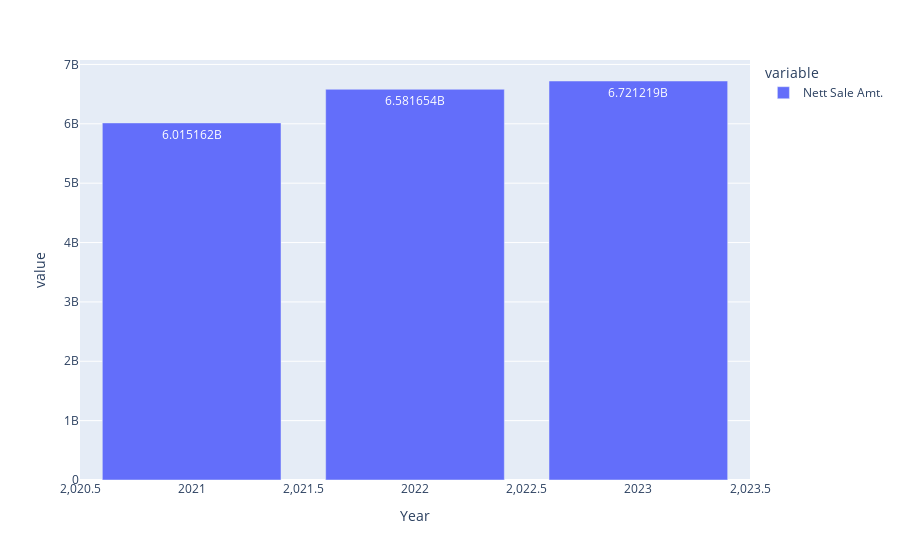

The code cell stored with this chart in its notebook:
### Code cell
fig = px.bar(year_sales, text_auto=True)
fig.update_traces()
fig.show()

### Figure 1 — Plotly figure (JSON) as saved in the notebook; plotly's stock layout.template omitted (floating-point values rounded to 4 significant figures)
{"data": [{"alignmentgroup": "True", "hovertemplate": "variable=Nett Sale Amt.<br>Year=%{x}<br>value=%{y}<extra></extra>", "legendgroup": "Nett Sale Amt.", "marker": {"color": "#636efa", "pattern": {"shape": ""}}, "name": "Nett Sale Amt.", "offsetgroup": "Nett Sale Amt.", "orientation": "v", "showlegend": true, "textposition": "auto", "texttemplate": "%{y}", "type": "bar", "x": [2021, 2022, 2023], "xaxis": "x", "y": [6015000000.0, 6582000000.0, 6721000000.0], "yaxis": "y"}], "layout": {"barmode": "relative", "legend": {"title": {"text": "variable"}, "tracegroupgap": 0}, "margin": {"t": 60}, "xaxis": {"anchor": "y", "domain": [0, 1], "title": {"text": "Year"}}, "yaxis": {"anchor": "x", "domain": [0, 1], "title": {"text": "value"}}}}
